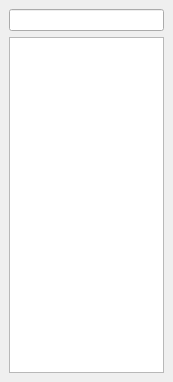
<?xml version="1.0" encoding="UTF-8"?>
<ui version="4.0">
 <class>PanelIndex</class>
 <widget class="QWidget" name="PanelIndex">
  <property name="geometry">
   <rect>
    <x>0</x>
    <y>0</y>
    <width>173</width>
    <height>382</height>
   </rect>
  </property>
  <property name="windowTitle">
   <string>Index</string>
  </property>
  <layout class="QVBoxLayout">
   <property name="spacing">
    <number>6</number>
   </property>
   <property name="margin">
    <number>9</number>
   </property>
   <item>
    <widget class="QLineEdit" name="text"/>
   </item>
   <item>
    <widget class="QTreeWidget" name="tree">
     <property name="headerHidden">
      <bool>true</bool>
     </property>
     <property name="indentation">
      <number>10</number>
     </property>
     <property name="rootIsDecorated">
      <bool>false</bool>
     </property>
     <property name="allColumnsShowFocus">
      <bool>true</bool>
     </property>
     <property name="columnCount">
      <number>1</number>
     </property>
     <column>
      <property name="text">
       <string>1</string>
      </property>
     </column>
    </widget>
   </item>
  </layout>
 </widget>
 <layoutdefault spacing="6" margin="11"/>
 <pixmapfunction>qPixmapFromMimeSource</pixmapfunction>
 <resources/>
 <connections/>
</ui>
